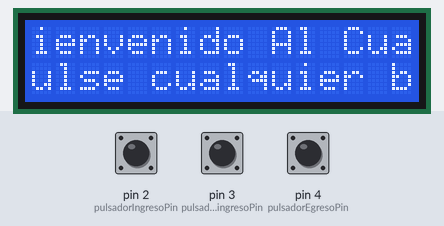
The sketch below on a simulated Arduino Uno, built with avr-gcc and run on an emulated ATmega328P. Shown: 16×2 character LCD. Inputs (shaded band) come from the test bench; at power-on: pin 2 (pulsadorIngresoPin) LOW, pin 3 (pulsadorReingresoPin) LOW, pin 4 (pulsadorEgresoPin) LOW.

Above: at 1.2 s.
1.3 s: pin 2 (pulsadorIngresoPin) pulled HIGH for 0.55 s
At 2.7 s:
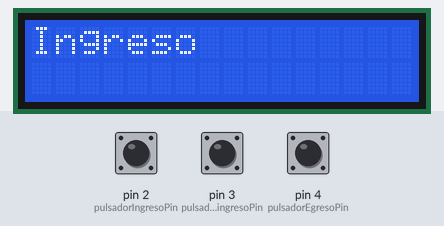
4.8 s: pin 3 (pulsadorReingresoPin) pulled HIGH for 3.2 s
At 6.3 s:
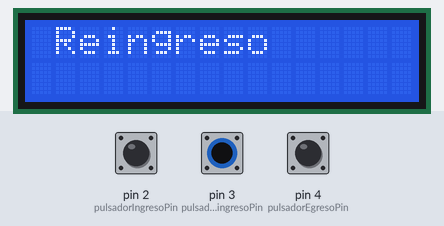
11.0 s: pin 4 (pulsadorEgresoPin) pulled HIGH for 0.55 s
At 12.6 s:
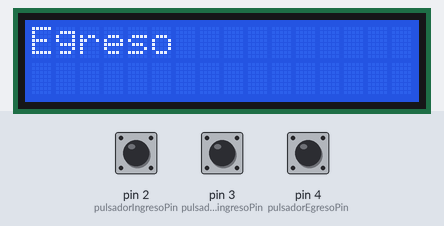
13.0 s: pin 4 (pulsadorEgresoPin) pulled HIGH for 1 s
15.5 s: pin 4 (pulsadorEgresoPin) pulled HIGH for 3.2 s
20.2 s: pin 2 (pulsadorIngresoPin) pulled HIGH for 1 s
At 22.83 s:
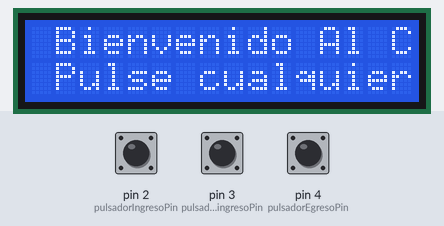
Timing chart, 0 to 24.3 s (numbered marks = the images above; inputs shaded):
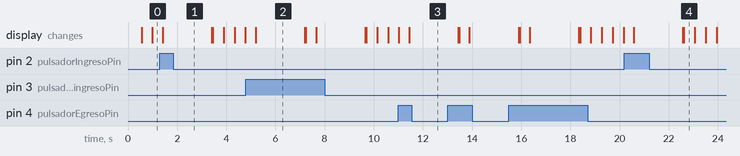

Measured:
- after the input at 1.3 s, the display: changes after 0.11 s (image 1)
- after the input at 4.8 s, the display: changes after 0.39 s (image 2)
- after the input at 11.0 s, the display: first differs from a run without the input after 0.43 s (image 3)
- after the input at 20.2 s, the display: first changes after 0.37 s (image 4 shows a later state)
- what the display in image 2 shows lasts 2.0 s, from 5.2 s to 7.2 s
- what the display in image 4 shows lasts 0.5 s, from 22.6 s to 23.1 s

The sketch:

Lcd.ino
```cpp
#include <Wire.h>
#include <LCD.h>
#include <LiquidCrystal_I2C.h>

LiquidCrystal_I2C lcd(0x27, 2, 1, 0, 4, 5, 6, 7);

const int pulsadorIngresoPin = 2;
const int pulsadorReingresoPin = 3;
const int pulsadorEgresoPin = 4;

void setup() {
    lcd.setBacklightPin(3, POSITIVE);
    lcd.setBacklight(HIGH);
    lcd.begin(16, 2);
    lcd.clear();


    pinMode(pulsadorIngresoPin, INPUT);
    pinMode(pulsadorReingresoPin, INPUT);
    pinMode(pulsadorEgresoPin, INPUT);
}

void loop() {


    lcd.setCursor(2, 0);
    lcd.print("Bienvenido Al Cuartel  ");
    lcd.setCursor(2, 1);
    lcd.print("Pulse cualquier boton");
    lcd.scrollDisplayLeft();
    delay(400);

    if (digitalRead(pulsadorIngresoPin) == HIGH) {
        lcd.clear();
        lcd.setCursor(0, 0);
        lcd.print("Ingreso");
        delay(2000);
        lcd.clear();
    }
    else if (digitalRead(pulsadorReingresoPin) == HIGH) {
        lcd.clear();
        lcd.setCursor(1, 0);
        lcd.print("Reingreso");
        delay(2000);
        lcd.clear();
    }
    else if (digitalRead(pulsadorEgresoPin) == HIGH) {
        lcd.clear();
        lcd.setCursor(0, 0);
        lcd.print("Egreso");
        delay(2000);
        lcd.clear();
    }


  }
```
